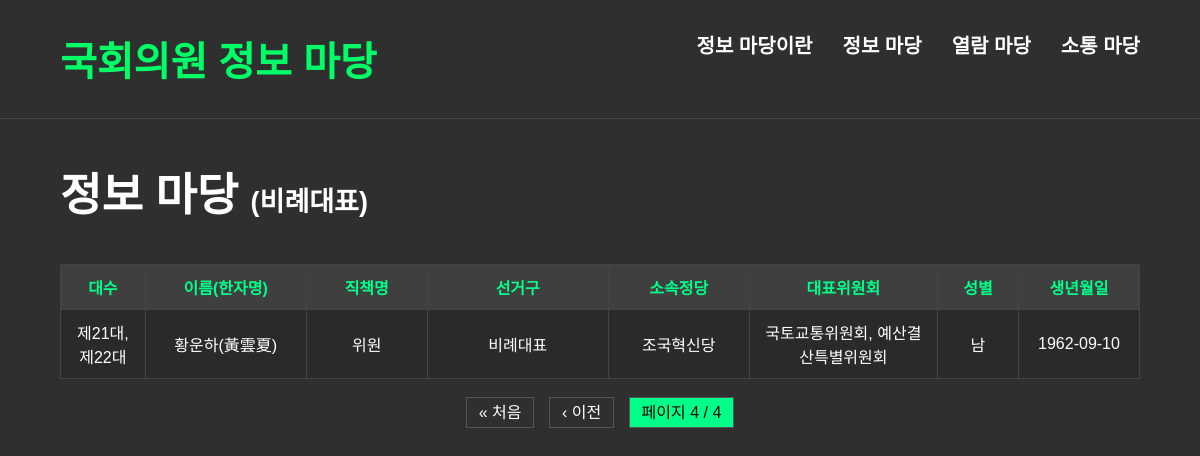
Screenshot of /rate/?page=4 with the database file from the repository.
### myproject/DashBoard/models.py (models this page shows, shortened)
class MemberInfo(models.Model):
    name = models.CharField(max_length=4)                   # HG_NM
    hanja_name = models.CharField(max_length=4)             # HJ_NM
    birth_date = models.CharField(max_length=20, blank=True, null=True)  # BIRDY_DT
    party = models.CharField(max_length=30)                 # POLY_NM
    district = models.CharField(max_length=30)              # ORIG_NM
    elected_type = models.CharField(max_length=20)          # ELECT_GBN_NM
    reelection = models.CharField(max_length=10)            # REELE_GBN_NM
    gender = models.CharField(max_length=3)                 # SEX_GBN_NM
    phone = models.CharField(max_length=50)                 # TEL_NO
    email = models.CharField(max_length=50)                 # NAAS_EMAIL_ADDR
    position = models.CharField(max_length=30)              # JOB_RES_NM
    main_committee = models.CharField(max_length=30)        # CMIT_NM
    member_code = models.CharField(max_length=30)           # MONA_CD
    election_unit = models.CharField(max_length=50)         # UNITS
    total_bills  = models.PositiveIntegerField(default=0)
    passed_bills = models.PositiveIntegerField(default=0)
    pass_rate    = models.FloatField(default=0.0)

### myproject/DashBoard/views.py (the view)
# urls.py: path('rate/', rate_view, name='rate'),
def rate_view(request):
    members = MemberInfo.objects.filter(elected_type='비례대표').order_by('name')
    paginator = Paginator(members, 15)  # 한 페이지에 15명씩
    page_number = request.GET.get('page')
    page_obj = paginator.get_page(page_number)
    return render(request, 'rate.html', {'page_obj': page_obj})

### myproject/DashBoard/templates/rate.html (shortened to what this page needs)
<!DOCTYPE html>
<html lang="ko">
<head>
</head>
<body>
  <div class="navbar">
    <a href="{% url 'home' %}" class="logo">국회의원 정보 마당</a>
    <div class="menu">
      <a href="{% url 'about' %}"><div>정보 마당이란</div></a>
      <div class="dropdown">
        <div>정보 마당</div>
      </div>
      <a href="{% url 'read' %}"><div>열람 마당</div></a>
      <a href="{% url 'social' %}"><div>소통 마당</div></a>
    </div>
  </div>
  <h1>정보 마당 <span style="font-size: 60%;">(비례대표)</span></h1>
  <table>
    <thead>
      <tr>
        <th>대수</th>
        <th>이름(한자명)</th>
        <th>직책명</th>
        <th>선거구</th>
        <th>소속정당</th>
        <th>대표위원회</th>
        <th>성별</th>
        <th>생년월일</th>
      </tr>
    </thead>
    <tbody>
      {% for m in page_obj %}
      <tr class="clickable-row" data-href="{% url 'member_detail' m.member_code %}">
        <td>{{ m.election_unit }}</td>
        <td>{{ m.name }}({{ m.hanja_name }})</td>
        <td>{{ m.position }}</td>
        <td>{{ m.district }}</td>
        <td>{{ m.party }}</td>
        <td>{{ m.main_committee }}</td>
        <td>{{ m.gender }}</td>
        <td>{{ m.birth_date }}</td>
      </tr>
      {% endfor %}
    </tbody>
  </table>
  <div class="pagination">
    {% if page_obj.has_previous %}
      <a href="?page=1">&laquo; 처음</a>
      <a href="?page={{ page_obj.previous_page_number }}">‹ 이전</a>
    {% endif %}
    <span class="current">페이지 {{ page_obj.number }} / {{ page_obj.paginator.num_pages }}</span>
  </div>
</body>
</html>

### myproject/DashBoard/templates/rate.html (style rules this page uses)
a { text-decoration: none; color: inherit; }
body { margin: 0; font-family: '맑은 고딕', sans-serif; background-color: #2f2f2f; color: white; }
.navbar { display: flex; justify-content: space-between; font-size: 20px; padding: 30px 60px; background-color: #2f2f2f; border-bottom: 1px solid #444; gap: 30px; font-weight: bold; }
.logo { color: #00ff66; font-size: 40px; font-weight: bold; }
.menu { display: flex; gap: 30px; font-weight: bold; font-size: 20px; position: relative; }
.menu div { color: white; cursor: pointer; }
.dropdown { position: relative; }
h1 { padding: 40px 60px 20px; margin: 0; font-size: 45px; }
table { width: 90%; margin: 20px auto; border-collapse: collapse; background: #2a2a2a; table-layout: auto; }
th, td { border: 1px solid #444; padding: 10px; text-align: center; white-space: normal; }
th { background-color: #3f3f3f; color: #00ff88; }
th:nth-child(1) { min-width: 60px; }
th:nth-child(2) { min-width: 140px; }
th:nth-child(3) { min-width: 100px; }
th:nth-child(4) { min-width: 160px; }
th:nth-child(5) { min-width: 120px; }
th:nth-child(6) { min-width: 160px; }
th:nth-child(7) { min-width: 60px; }
th:nth-child(8) { min-width: 100px; }
.clickable-row { cursor: pointer; }
.pagination { text-align: center; margin: 20px; }
.pagination a, .pagination span { color: white; margin: 0 5px; text-decoration: none; padding: 6px 12px; border: 1px solid #555; }
.pagination .current { background-color: #00ff88; color: black; }

### rows the page displays
MemberInfo: election_unit "제21대, 제22대", name "황운하", hanja_name "黃雲夏", position "위원", district "비례대표", party "조국혁신당", main_committee "국토교통위원회, 예산결산특별위원회", gender "남", birth_date "1962-09-10"

### other values shown
{{ page_obj.number }} "4"
{{ page_obj.paginator.num_pages }} "4"
